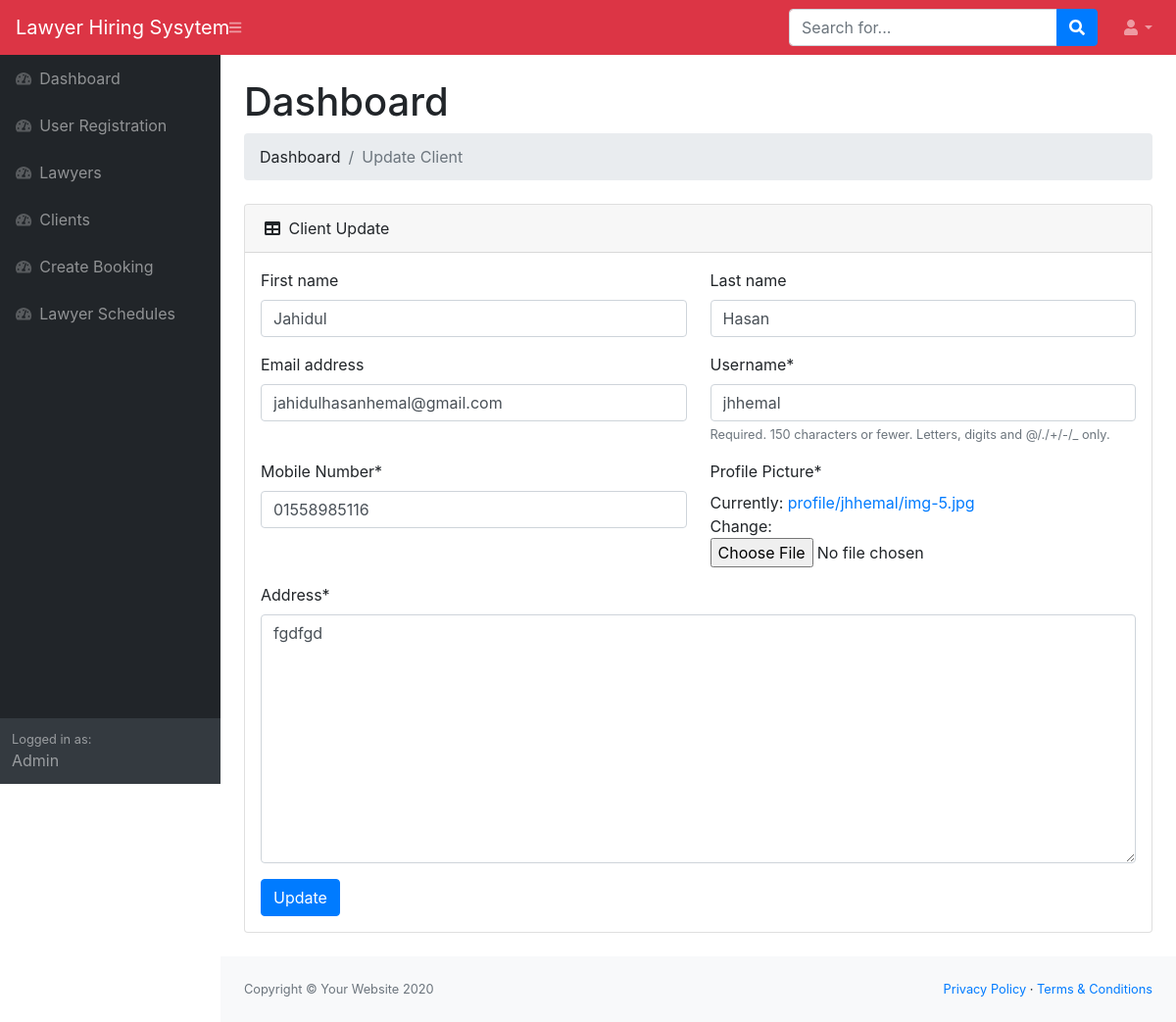
The page /dashboard/client/4/update/ on the database its author committed.
### users/models.py (models this page shows)
class User(AbstractUser):
    USER_TYPE_CHOICES = (
        (1, 'admin'),
        (2, 'lawyer'),
        (3, 'clients'),
    )
    mobile_no = models.CharField("Mobile Number", max_length=11)
    address = models.TextField("Address")
    category = models.ForeignKey(Category, verbose_name='Select Lawyer Category', on_delete=models.CASCADE, blank=True, null=True)
    membership_id = models.CharField("Bar Membership ID", max_length=15, blank=True, null=True)
    image = models.ImageField("Profile Picture", upload_to=upload_directory, default='default.jpg')
    user_type = models.PositiveIntegerField(choices=USER_TYPE_CHOICES, default=1, blank=True, null=True)
    bio = models.TextField("Bio", null=True, blank=True)
    exp = models.CharField("Experience", max_length=2, null=True, blank=True)
    fee = models.CharField("Consultaion Fee", max_length=100, null=True, blank=True)

### users/views.py (the view)
# urls.py: path('dashboard/client/<int:pk>/update/', CleintUpdateView.as_view(), name='dclient-update'),
class CleintUpdateView(UpdateView):
    model = User
    form_class = UpdateForm
    context_object_name = 'user'
    template_name = 'users/dashboard/client_update.html'
    success_url = reverse_lazy('dashboard')

### users/forms.py
class UpdateForm(UserChangeForm):
    class Meta:
        model = User
        fields = ['first_name', 'last_name', 'username', 'email', 'address', 'mobile_no', 'image']

### users/templates/users/dashboard/client_update.html (shortened to what this page needs)
{% extends 'users/dashboard/base.html' %}
{% load crispy_forms_tags %}
{% block content %}
<h1 class="mt-4">Dashboard</h1>
<ol class="breadcrumb mb-4">
    <li class="breadcrumb-item">Dashboard</li>
    <li class="breadcrumb-item active">Update Client</li>
</ol>
<div class="card mb-4">
    <div class="card-header">
        <i class="fas fa-table mr-1"></i>
        Client Update
    </div>
    <div class="card-body p-3">
        <form action="" method="POST" enctype="multipart/form-data">
            <div class="row">
                <div class="col-6">
                    {{ form.first_name|as_crispy_field }}
                </div>
                <div class="col-6">
                    {{ form.last_name|as_crispy_field }}
                </div>
            </div>
            <div class="row">
                <div class="col-6">
                    {{ form.email|as_crispy_field }}
                </div>
                <div class="col-6">
                    {{ form.username|as_crispy_field }}
                </div>
            </div>
            <div class="row">
                <div class="col-6">
                    {{ form.mobile_no|as_crispy_field }}
                </div>
                <div class="col-6">
                    {{ form.image|as_crispy_field }}
                </div>
            </div>
            <div class="row">
                <div class="col-12">
                    {{ form.address|as_crispy_field }}
                </div>
            </div>
            <button type="submit" class="btn btn-primary">Update</button>
        </form>
    </div>
</div>
{% endblock content %}

### rows shown on the page
User: first_name "Jahidul", last_name "Hasan", email "jahidulhasanhemal@gmail.com", username "jhhemal", mobile_no "01558985116", address "fgdfgd"
